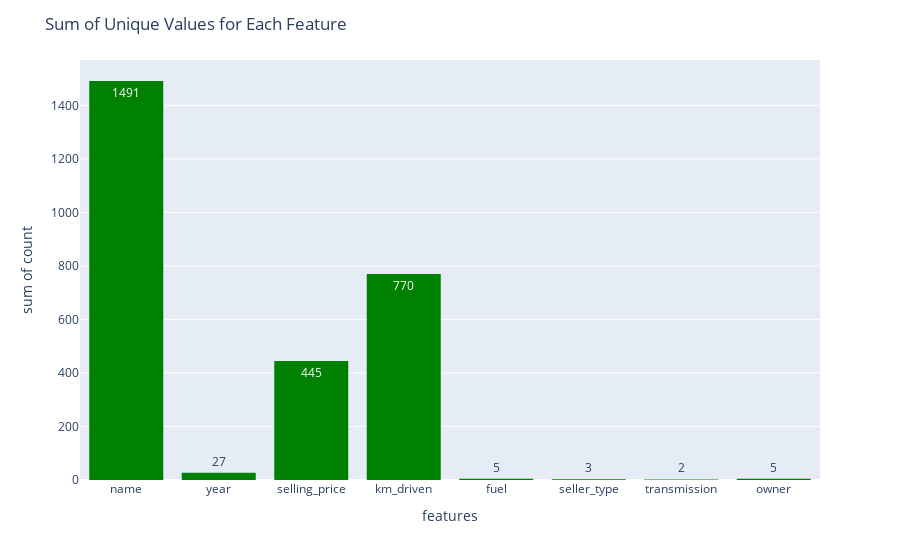

Source (notebook cell):
### Code cell
#Check unique values
df_unique = df.nunique().reset_index()
df_unique = df_unique.rename({"index" : "features",
                             0:"count"}, axis = 1)
fig = px.histogram(data_frame = df_unique, x = "features", y = "count", text_auto = True)
fig.update_layout(title = "Sum of Unique Values for Each Feature")
fig.update_traces(marker = dict(color = "green"))
fig.show()

### Figure 1 — Plotly figure (JSON) as saved in the notebook; plotly's stock layout.template omitted (floating-point values rounded to 4 significant figures)
{"data": [{"alignmentgroup": "True", "bingroup": "x", "histfunc": "sum", "hovertemplate": "features=%{x}<br>sum of count=%{y}<extra></extra>", "legendgroup": "", "marker": {"color": "green", "pattern": {"shape": ""}}, "name": "", "offsetgroup": "", "orientation": "v", "showlegend": false, "texttemplate": "%{value}", "x": ["name", "year", "selling_price", "km_driven", "fuel", "seller_type", "transmission", "owner"], "xaxis": "x", "y": [1491, 27, 445, 770, 5, 3, 2, 5], "yaxis": "y", "type": "histogram"}], "layout": {"xaxis": {"anchor": "y", "domain": [0, 1], "title": {"text": "features"}, "type": "category", "range": [-0.5, 7.5], "autorange": true}, "yaxis": {"anchor": "x", "domain": [0, 1], "title": {"text": "sum of count"}, "type": "linear", "range": [0, 1569.0], "autorange": true}, "legend": {"tracegroupgap": 0}, "margin": {"t": 60}, "barmode": "relative", "title": {"text": "Sum of Unique Values for Each Feature"}, "autosize": true}}
